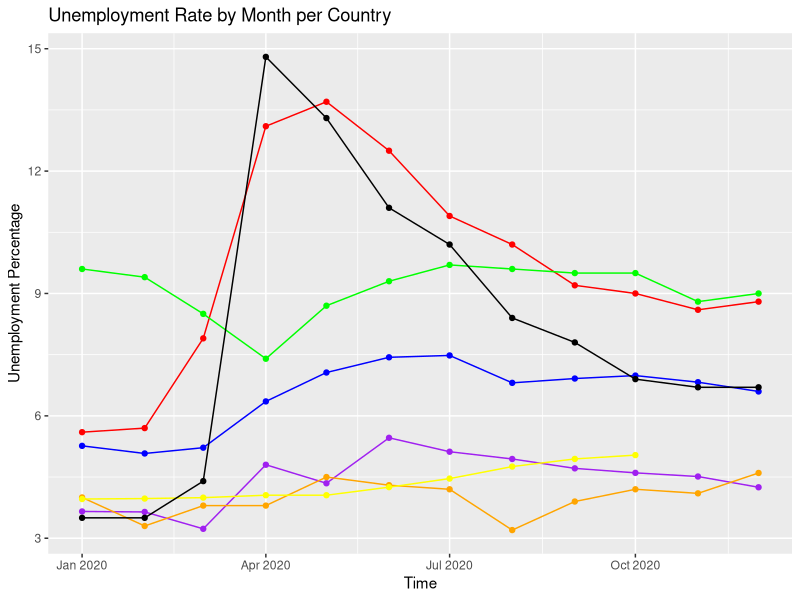
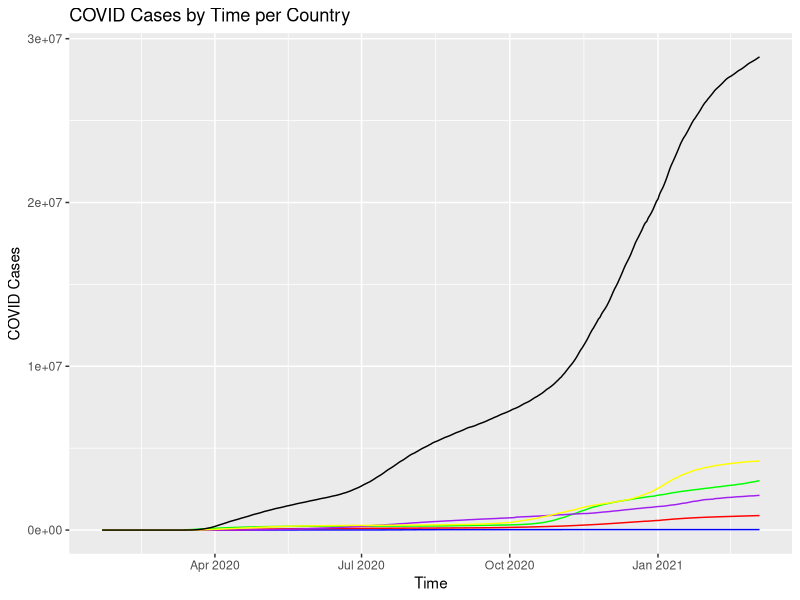
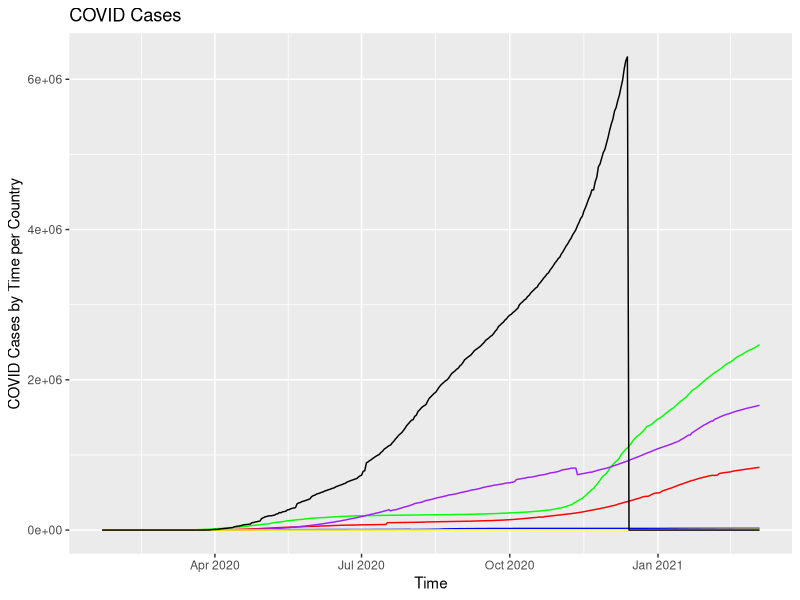
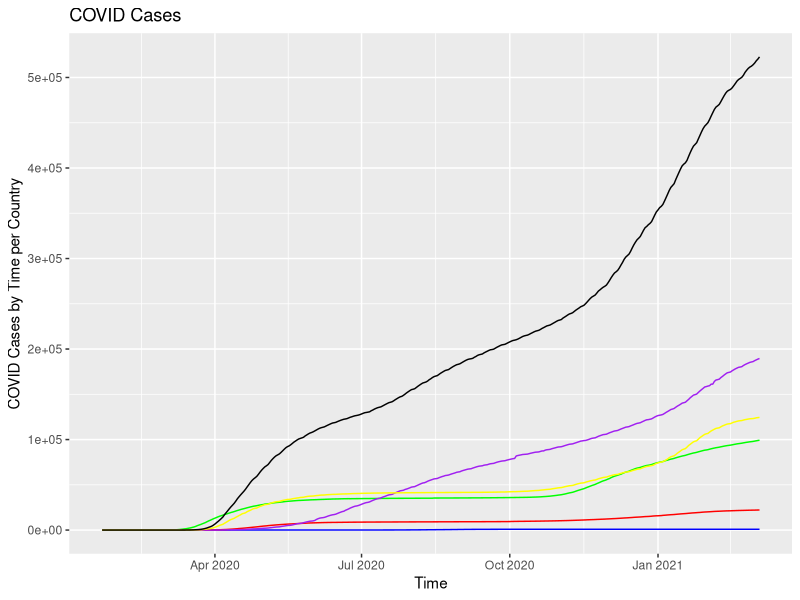

The R source for these figures, in order:
## ---- chunk 1
knitr::opts_chunk$set(echo = FALSE)
## ---- chunk 2
#Covid data file, Columns broken into (Date, Country, Confirmed, Recovered, Deaths) 
covid.df <- read.csv(file="countries-aggregated_csv.csv")

#Fixing the datasheet regarding unemployment values, only selecting (Country, Date, Percentage of Unemployed)
unemployment_all.df <- read.csv(file="Unemployment Rates_All Persons_2019M1-2020M12.csv")
unemployment.df <- unemployment_all.df[,c(2,4,9,17)]

#Setting Covid date and Unemployment date as a date-type field
library(readr)
covid.df$Date <- as.Date(covid.df$Date)
covid_Monthlytotal.df <- covid.df[covid.df$Date == "2020-01-31" | covid.df$Date == "2020-02-29" | covid.df$Date == "2020-03-31" | covid.df$Date == "2020-04-30" | covid.df$Date == "2020-05-31" | covid.df$Date == "2020-06-30" | covid.df$Date == "2020-07-31" | covid.df$Date == "2020-08-31" | covid.df$Date == "2020-09-30" | covid.df$Date == "2020-10-31" | covid.df$Date == "2020-11-30" | covid.df$Date == "2020-12-31",]

#We need to introduce a day of 01 to match R's date time format of YYYY-MM-DD
unemployment.df$TIME <- as.Date(paste(unemployment.df$TIME,"-01",sep=""))
unemployment_2020.df <- unemployment.df[unemployment.df$TIME >= "2020-01-01" & unemployment.df$TIME <= "2020-12-31",]
#We had male and female data, however we're trying to look at the data when it's consolidated
unemployment_2020_all.df <- unemployment_2020.df[unemployment_2020.df$Subject == "Unemployment rate (monthly), Total, All persons",]

## ---- chunk 3
library(ggplot2)
library(dplyr)
library(tidyr)
#Checking unemployment data for:
#Australia, Canada, Italy, Mexico, Korea, United Kingdom, United States
Australia_Unemployment <- subset(unemployment_2020_all.df, Country == "Australia")
Canada_Unemployment <- subset(unemployment_2020_all.df, Country == "Canada")
Italy_Unemployment <- subset(unemployment_2020_all.df, Country == "Italy")
Mexico_Unemployment <- subset(unemployment_2020_all.df, Country == "Mexico")
Korea_Unemployment <- subset(unemployment_2020_all.df, Country == "Korea")
UnitedKingdom_Unemployment <- subset(unemployment_2020_all.df, Country == "United Kingdom")
UnitedStates_Unemployment <- subset(unemployment_2020_all.df, Country == "United States")

ggplot(data = unemployment_2020_all.df, aes(x=TIME, y=Value)) + 
  geom_line(data = Australia_Unemployment, aes(x = Australia_Unemployment$TIME, y = Australia_Unemployment$Value), color = 'blue') + 
    geom_point(data = Australia_Unemployment, aes(x = Australia_Unemployment$TIME, y = Australia_Unemployment$Value), color = 'blue') +
  geom_line(data = Canada_Unemployment, aes(x = Canada_Unemployment$TIME, y = Canada_Unemployment$Value), color = 'red') +
    geom_point(data = Canada_Unemployment, aes(x = Canada_Unemployment$TIME, y = Canada_Unemployment$Value), color = 'red') + 
  geom_line(data = Italy_Unemployment, aes(x = Italy_Unemployment$TIME, y = Italy_Unemployment$Value), color = 'green') + 
    geom_point(data = Italy_Unemployment, aes(x = Italy_Unemployment$TIME, y = Italy_Unemployment$Value), color = 'green') + 
  geom_line(data = Mexico_Unemployment, aes(x = Mexico_Unemployment$TIME, y = Mexico_Unemployment$Value), color = 'purple') + 
    geom_point(data = Mexico_Unemployment, aes(x = Mexico_Unemployment$TIME, y = Mexico_Unemployment$Value), color = 'purple') + 
  geom_line(data = Korea_Unemployment, aes(x = Korea_Unemployment$TIME, y = Korea_Unemployment$Value), color = 'orange') + 
    geom_point(data = Korea_Unemployment, aes(x = Korea_Unemployment$TIME, y = Korea_Unemployment$Value), color = 'orange') + 
  geom_line(data = UnitedKingdom_Unemployment, aes(x = UnitedKingdom_Unemployment$TIME, y = UnitedKingdom_Unemployment$Value), color = 'yellow') + 
    geom_point(data = UnitedKingdom_Unemployment, aes(x = UnitedKingdom_Unemployment$TIME, y = UnitedKingdom_Unemployment$Value), color = 'yellow') + 
  geom_line(data = UnitedStates_Unemployment, aes(x = UnitedStates_Unemployment$TIME, y = UnitedStates_Unemployment$Value), color = 'black') +
    geom_point(data = UnitedStates_Unemployment, aes(x = UnitedStates_Unemployment$TIME, y = UnitedStates_Unemployment$Value), color = 'black') +
  ylab("Unemployment Percentage") + xlab("Time") + ggtitle("Unemployment Rate by Month per Country") +
  scale_fill_discrete(guide = guide_legend(reverse=TRUE))

## ---- chunk 4
library(ggplot2)
library(dplyr)
library(tidyr)
#Checking unemployment data for:
#Australia, Canada, Italy, Mexico, Korea, United Kingdom, United States
Australia_COVID <- subset(covid.df, Country == "Australia")
Canada_COVID <- subset(covid.df, Country == "Canada")
Italy_COVID <- subset(covid.df, Country == "Italy")
Mexico_COVID <- subset(covid.df, Country == "Mexico")
Korea_COVID <- subset(covid.df, Country == "Korea")
UnitedKingdom_COVID <- subset(covid.df, Country == "United Kingdom")
UnitedStates_COVID <- subset(covid.df, Country == "US")

ggplot(data = covid.df, aes(x=TIME, y=Value)) + 
  geom_line(data = Australia_COVID, aes(x = Australia_COVID$Date, y = Australia_COVID$Confirmed), color = 'blue') + 
  geom_line(data = Canada_COVID, aes(x = Canada_COVID$Date, y = Canada_COVID$Confirmed), color = 'red') +
  geom_line(data = Italy_COVID, aes(x = Italy_COVID$Date, y = Italy_COVID$Confirmed), color = 'green') + 
  geom_line(data = Mexico_COVID, aes(x = Mexico_COVID$Date, y = Mexico_COVID$Confirmed), color = 'purple') + 
  geom_line(data = Korea_COVID, aes(x = Korea_COVID$Date, y = Korea_COVID$Confirmed), color = 'orange') + 
  geom_line(data = UnitedKingdom_COVID, aes(x = UnitedKingdom_COVID$Date, y = UnitedKingdom_COVID$Confirmed), color = 'yellow') + 
  geom_line(data = UnitedStates_COVID, aes(x = UnitedStates_COVID$Date, y = UnitedStates_COVID$Confirmed), color = 'black') +
  ylab("COVID Cases") + xlab("Time") + ggtitle("COVID Cases by Time per Country") +
  scale_fill_discrete(guide = guide_legend(reverse=TRUE))

## ---- chunk 5
library(ggplot2)
library(dplyr)
library(tidyr)
#Checking unemployment data for:
#Australia, Canada, Italy, Mexico, Korea, United Kingdom, United States
Australia_COVID <- subset(covid.df, Country == "Australia")
Canada_COVID <- subset(covid.df, Country == "Canada")
Italy_COVID <- subset(covid.df, Country == "Italy")
Mexico_COVID <- subset(covid.df, Country == "Mexico")
Korea_COVID <- subset(covid.df, Country == "Korea")
UnitedKingdom_COVID <- subset(covid.df, Country == "United Kingdom")
UnitedStates_COVID <- subset(covid.df, Country == "US")

ggplot(data = covid.df, aes(x=TIME, y=Value)) + 
  geom_line(data = Australia_COVID, aes(x = Australia_COVID$Date, y = Australia_COVID$Recovered), color = 'blue') + 
  geom_line(data = Canada_COVID, aes(x = Canada_COVID$Date, y = Canada_COVID$Recovered), color = 'red') +
  geom_line(data = Italy_COVID, aes(x = Italy_COVID$Date, y = Italy_COVID$Recovered), color = 'green') + 
  geom_line(data = Mexico_COVID, aes(x = Mexico_COVID$Date, y = Mexico_COVID$Recovered), color = 'purple') + 
  geom_line(data = Korea_COVID, aes(x = Korea_COVID$Date, y = Korea_COVID$Recovered), color = 'orange') + 
  geom_line(data = UnitedKingdom_COVID, aes(x = UnitedKingdom_COVID$Date, y = UnitedKingdom_COVID$Recovered), color = 'yellow') + 
  geom_line(data = UnitedStates_COVID, aes(x = UnitedStates_COVID$Date, y = UnitedStates_COVID$Recovered), color = 'black') +
  ylab("COVID Cases by Time per Country") + xlab("Time") + ggtitle("COVID Cases") +
  scale_fill_discrete(guide = guide_legend(reverse=TRUE))
## ---- chunk 6
library(ggplot2)
library(dplyr)
library(tidyr)
#Checking unemployment data for:
#Australia, Canada, Italy, Mexico, Korea, United Kingdom, United States
Australia_COVID <- subset(covid.df, Country == "Australia")
Canada_COVID <- subset(covid.df, Country == "Canada")
Italy_COVID <- subset(covid.df, Country == "Italy")
Mexico_COVID <- subset(covid.df, Country == "Mexico")
Korea_COVID <- subset(covid.df, Country == "Korea")
UnitedKingdom_COVID <- subset(covid.df, Country == "United Kingdom")
UnitedStates_COVID <- subset(covid.df, Country == "US")

ggplot(data = covid.df, aes(x=TIME, y=Value)) + 
  geom_line(data = Australia_COVID, aes(x = Australia_COVID$Date, y = Australia_COVID$Deaths), color = 'blue') + 
  geom_line(data = Canada_COVID, aes(x = Canada_COVID$Date, y = Canada_COVID$Death), color = 'red') +
  geom_line(data = Italy_COVID, aes(x = Italy_COVID$Date, y = Italy_COVID$Death), color = 'green') + 
  geom_line(data = Mexico_COVID, aes(x = Mexico_COVID$Date, y = Mexico_COVID$Death), color = 'purple') + 
  geom_line(data = Korea_COVID, aes(x = Korea_COVID$Date, y = Korea_COVID$Death), color = 'orange') + 
  geom_line(data = UnitedKingdom_COVID, aes(x = UnitedKingdom_COVID$Date, y = UnitedKingdom_COVID$Death), color = 'yellow') + 
  geom_line(data = UnitedStates_COVID, aes(x = UnitedStates_COVID$Date, y = UnitedStates_COVID$Death), color = 'black') +
  ylab("COVID Cases by Time per Country") + xlab("Time") + ggtitle("COVID Cases") +
  scale_fill_discrete(guide = guide_legend(reverse=TRUE))
## ---- chunk 7
library(ggplot2)
library(dplyr)
library(tidyr)
library(R.utils)
index_covid <- c("2020-01-31","2020-02-29","2020-03-31","2020-04-30","2020-05-31","2020-06-30","2020-07-31","2020-08-31","2020-09-30","2020-10-31","2020-11-30","2020-12-31")
index_unemployment <- c("2020-01-01","2020-02-01","2020-03-01","2020-04-01","2020-05-01","2020-06-01","2020-07-01","2020-08-01","2020-09-01","2020-10-01","2020-11-01","2020-12-01")
values <- c("January", "February","March","April","May","June","July","August","September","October","November","December")
covid_Monthlytotal.df$Months <- values[match(trim(covid_Monthlytotal.df$Date),index_covid)]
unemployment_2020_all.df$Months <- values[match(trim(unemployment_2020_all.df$TIME),index_unemployment)]

merged_data_rough <- merge(covid_Monthlytotal.df,unemployment_2020_all.df, by = c("Months","Country"), all=TRUE)
merged_data <- merged_data_rough[complete.cases(merged_data_rough),]

Australia_Merged <- subset(merged_data, Country == "Australia")
Canada_Merged <- subset(merged_data, Country == "Canada")
Italy_Merged <- subset(merged_data, Country == "Italy")
Mexico_Merged <- subset(merged_data, Country == "Mexico")
Korea_Merged <- subset(merged_data, Country == "Korea")
UnitedKingdom_Merged <- subset(merged_data, Country == "United Kingdom")
UnitedStates_Merged <- subset(merged_data, Country == "US")

lm_Australia <- lm(Value ~ Confirmed, data = Australia_Merged)
lm_Australia

lm_all <- lm(Value ~ Confirmed, data = merged_data)
lm_all
